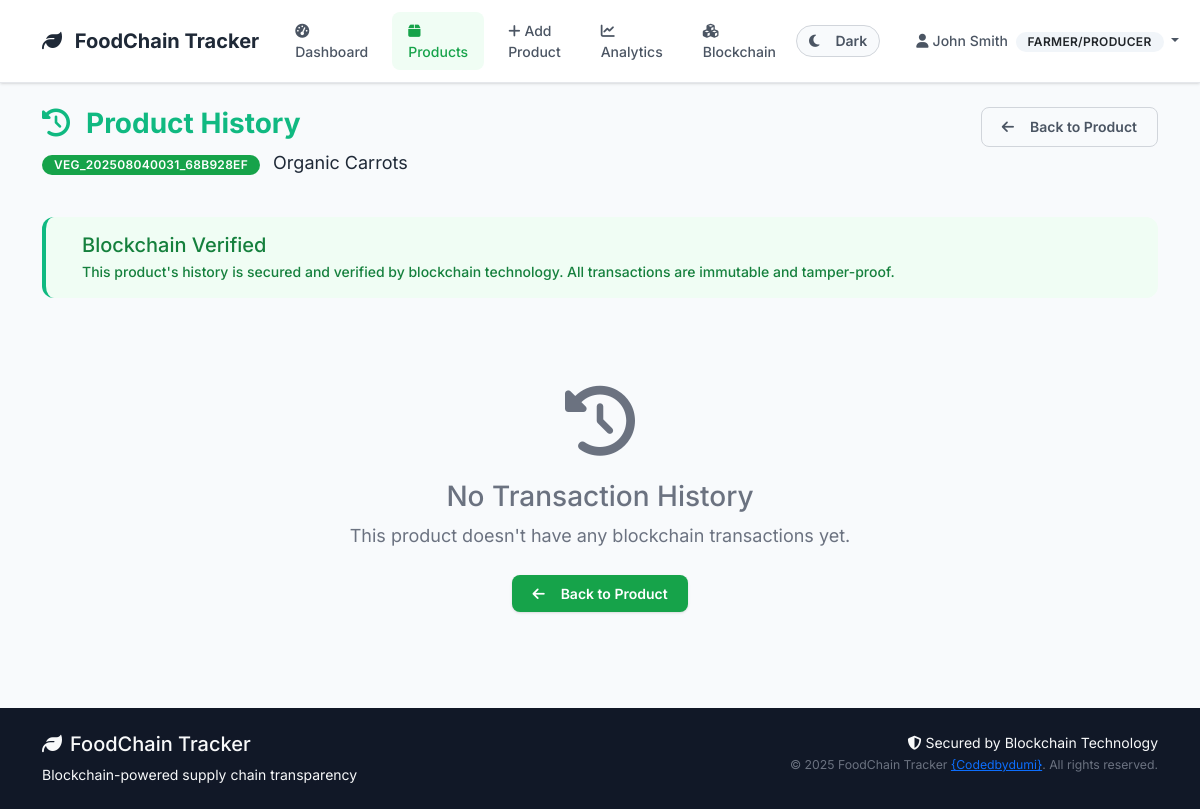
/products/12/history (signed in), run on the app's committed database.
### models/user.py (models this page shows, shortened)
class User(UserMixin, db.Model):
    __tablename__ = 'users'
    id = db.Column(db.Integer, primary_key=True)
    username = db.Column(db.String(80), unique=True, nullable=False)
    email = db.Column(db.String(120), unique=True, nullable=False)
    password_hash = db.Column(db.String(200), nullable=False)
    full_name = db.Column(db.String(100), nullable=False)
    phone = db.Column(db.String(20))
    address = db.Column(db.Text)
    role = db.Column(db.String(20), nullable=False)  # 'farmer', 'distributor', 'retailer', 'inspector'
    company_name = db.Column(db.String(100))
    license_number = db.Column(db.String(50))  # Business license or certification
    is_active = db.Column(db.Boolean, default=True)
    is_verified = db.Column(db.Boolean, default=False)  # For business verification
    created_at = db.Column(db.DateTime, default=datetime.utcnow)
    last_login = db.Column(db.DateTime)
    products_created = db.relationship('Product', foreign_keys='Product.created_by',
                                     backref='creator', lazy='dynamic')
    sent_transactions = db.relationship('Transaction', foreign_keys='Transaction.from_user_id',
                                      backref='sender', lazy='dynamic')
    received_transactions = db.relationship('Transaction', foreign_keys='Transaction.to_user_id',
                                          backref='receiver', lazy='dynamic')
    def get_role_display(self):
        role_names = {
            'farmer': 'Farmer/Producer',
            'distributor': 'Distributor',
            'retailer': 'Retailer',
            'inspector': 'Inspector'
        }
        return role_names.get(self.role, self.role.title())
    def can_create_products(self):
        return self.role == 'farmer'

### models/product.py (models this page shows, shortened)
class Product(db.Model):
    __tablename__ = 'products'
    id = db.Column(db.Integer, primary_key=True)
    batch_id = db.Column(db.String(50), unique=True, nullable=False)
    name = db.Column(db.String(100), nullable=False)
    category = db.Column(db.String(50), nullable=False)  # 'vegetables', 'fruits', 'grains', etc.
    description = db.Column(db.Text)
    quantity = db.Column(db.Float, nullable=False)  # Amount of product
    unit = db.Column(db.String(20), nullable=False)  # 'kg', 'tons', 'boxes', etc.
    quality_grade = db.Column(db.String(10))  # 'A', 'B', 'C', or custom grading
    quality_score = db.Column(db.Integer)  # 0-100 quality score
    origin_location = db.Column(db.String(200))  # Where product was produced
    harvest_date = db.Column(db.Date)
    expiry_date = db.Column(db.Date)
    current_location = db.Column(db.String(200))
    status = db.Column(db.String(50), default='created')  # 'created', 'in_transit', 'delivered', 'expired'
    temperature = db.Column(db.Float)  # Celsius
    humidity = db.Column(db.Float)     # Percentage
    pressure = db.Column(db.Float)     # For certain products
    created_by = db.Column(db.Integer, db.ForeignKey('users.id'), nullable=False)
    current_owner_id = db.Column(db.Integer, db.ForeignKey('users.id'), nullable=False)
    created_at = db.Column(db.DateTime, default=datetime.utcnow)
    updated_at = db.Column(db.DateTime, default=datetime.utcnow, onupdate=datetime.utcnow)
    current_owner = db.relationship('User', foreign_keys=[current_owner_id], backref='owned_products')
    transactions = db.relationship('Transaction', backref='product', lazy='dynamic', cascade='all, delete-orphan')
    def get_transaction_history(self):
        from models.blockchain import Transaction  # Add this import
        return self.transactions.order_by(Transaction.timestamp.desc()).all()

### routes/products.py (the view, shortened to what this page needs)
@products_bp.route('/<int:id>/history')
@login_required
def product_history(id):
    product = Product.query.get_or_404(id)
    blockchain_history = food_chain_blockchain.get_product_history(product.id)
    db_transactions = {
        tx.transaction_id: tx for tx in product.get_transaction_history()
    }
    complete_history = []
    return render_template('products/history.html',
                         product=product,
                         history=complete_history)

### templates/products/history.html (shortened to what this page needs)
{% extends "base.html" %}
{% block content %}
<div class="row mb-4">
    <div class="col-md-8">
        <h1 class="display-6 fw-bold text-success">
            <i class="fas fa-history me-3"></i>Product History
        </h1>
        <p class="lead">
            <span class="badge bg-primary me-2">{{ product.batch_id }}</span>
            {{ product.name }}
        </p>
    </div>
    <div class="col-md-4 text-end">
        <a href="{{ url_for('products.view_product', id=product.id) }}" class="btn btn-outline-secondary">
            <i class="fas fa-arrow-left me-2"></i>Back to Product
        </a>
    </div>
</div>
<div class="row mb-4">
    <div class="col-12">
        <div class="alert alert-success">
            <div class="d-flex align-items-center">
                <div>
                    <h5 class="alert-heading mb-1">Blockchain Verified</h5>
                    <p class="mb-0">This product's history is secured and verified by blockchain technology. All transactions are immutable and tamper-proof.</p>
                </div>
            </div>
        </div>
    </div>
</div>
{% if history %}
    <div class="row">
        <div class="col-12">
            <div class="card shadow">
                <div class="card-header bg-primary text-white">
                    <h5 class="mb-0">
                        <i class="fas fa-list me-2"></i>Complete Transaction History
                        <span class="badge bg-light text-dark ms-2">{{ history|length }} transactions</span>
                    </h5>
                </div>
                <div class="card-body p-0">
                    <div class="table-responsive">
                        <table class="table table-hover mb-0">
                            <thead class="table-light">
                                <tr>
                                    <th>Block #</th>
                                    <th>Type</th>
                                    <th>From</th>
                                    <th>To</th>
                                    <th>Location</th>
                                    <th>Environmental</th>
                                    <th>Date</th>
                                    <th>Verification</th>
                                </tr>
                            </thead>
                            <tbody>
                                {% for item in history %}
                                    <tr>
                                        <td>
                                            <span class="badge bg-dark">{{ item.block_index }}</span>
                                        </td>
                                        <td>
                                            <span class="badge bg-{{ 'success' if item.blockchain_data.transaction_type == 'create' else 'primary' if item.blockchain_data.transaction_type == 'transfer' else 'info' }}">
                                                {{ item.blockchain_data.transaction_type.title() }}
                                            </span>
                                        </td>
                                        <td>
                                            {% if item.database_data and item.database_data.sender %}
                                                {{ item.database_data.sender.full_name }}
                                                <br><small class="text-muted">{{ item.database_data.sender.get_role_display() }}</small>
                                            {% else %}
                                                <span class="text-muted">System</span>
                                            {% endif %}
                                        </td>
                                        <td>
                                            {% if item.database_data and item.database_data.receiver %}
                                                {{ item.database_data.receiver.full_name }}
                                                <br><small class="text-muted">{{ item.database_data.receiver.get_role_display() }}</small>
                                            {% else %}
                                                <span class="text-muted">System</span>
                                            {% endif %}
                                        </td>
                                        <td>
                                            {% if item.blockchain_data.location %}
                                                <i class="fas fa-map-marker-alt text-success me-1"></i>
                                                {{ item.blockchain_data.location }}
                                                {% if item.blockchain_data.latitude and item.blockchain_data.longitude %}
                                                    <br><small class="text-muted">
                                                        {{ "%.4f"|format(item.blockchain_data.latitude) }},
                                                        {{ "%.4f"|format(item.blockchain_data.longitude) }}
                                                    </small>
                                                {% endif %}
                                            {% else %}
                                                <span class="text-muted">Not specified</span>
                                            {% endif %}
                                        </td>
                                        <td>
                                            {% if item.blockchain_data.temperature is not none %}
                                                <i class="fas fa-thermometer-half text-danger me-1"></i>
                                                {{ item.blockchain_data.temperature }}°C
                                            {% endif %}
                                            {% if item.blockchain_data.humidity is not none %}
                                                <br><i class="fas fa-tint text-info me-1"></i>
                                                {{ item.blockchain_data.humidity }}%
                                            {% endif %}
                                            {% if item.blockchain_data.temperature is none and item.blockchain_data.humidity is none %}
                                                <span class="text-muted">No data</span>
                                            {% endif %}
                                        </td>
                                        <td>
                                            {{ item.timestamp[:19] if item.timestamp else 'Unknown' }}
                                        </td>
                                        <td>
                                            <div class="d-flex align-items-center">
                                                <i class="fas fa-check-circle text-success me-2"></i>
                                                <div>
                                                    <small class="text-success fw-bold">Verified</small>
                                                    <br><small class="text-muted">Block Hash:</small>
                                                    <br><code class="small">{{ item.block_hash[:16] }}...</code>
                                                </div>
                                            </div>
                                        </td>
                                    </tr>
                                {% endfor %}
                            </tbody>
                        </table>
                    </div>
                </div>
            </div>
        </div>
    </div>
{% else %}
    <div class="text-center py-5">
        <i class="fas fa-history fa-5x text-muted mb-4"></i>
        <h3 class="text-muted">No Transaction History</h3>
        <p class="lead text-muted mb-4">
            This product doesn't have any blockchain transactions yet.
        </p>
        <a href="{{ url_for('products.view_product', id=product.id) }}" class="btn btn-primary">
            <i class="fas fa-arrow-left me-2"></i>Back to Product
        </a>
    </div>
{% endif %}
{% endblock %}

### templates/base.html (shortened to what this page needs)
<!DOCTYPE html>
<html lang="en">
<head>
    <link href="https://cdn.jsdelivr.net/npm/bootstrap@5.3.0/dist/css/bootstrap.min.css" rel="stylesheet">
    <link href="https://cdnjs.cloudflare.com/ajax/libs/font-awesome/6.4.0/css/all.min.css" rel="stylesheet">
    <link href="{{ url_for('static', filename='css/style.css') }}" rel="stylesheet">
</head>
<body>
    <nav class="navbar navbar-expand-lg navbar-light bg-white">
        <div class="container">
            <a class="navbar-brand" href="{{ url_for('index') }}">
                <i class="fas fa-leaf me-2"></i>
                FoodChain Tracker
            </a>
            <div class="collapse navbar-collapse" id="navbarNav">
                <ul class="navbar-nav me-auto">
                    {% if current_user.is_authenticated %}
                        <li class="nav-item">
                            <a class="nav-link" href="{{ url_for('dashboard.main') }}">
                                <i class="fas fa-tachometer-alt me-1"></i>Dashboard
                            </a>
                        </li>
                        <li class="nav-item">
                            <a class="nav-link" href="{{ url_for('products.list_products') }}">
                                <i class="fas fa-box me-1"></i>Products
                            </a>
                        </li>
                        {% if current_user.can_create_products() %}
                        <li class="nav-item">
                            <a class="nav-link" href="{{ url_for('products.add_product') }}">
                                <i class="fas fa-plus me-1"></i>Add Product
                            </a>
                        </li>
                        {% endif %}
                        <li class="nav-item">
                            <a class="nav-link" href="{{ url_for('analytics.dashboard') }}">
                                <i class="fas fa-chart-line me-1"></i>Analytics
                            </a>
                        </li>
                        <li class="nav-item">
                            <a class="nav-link" href="{{ url_for('blockchain.explorer') }}">
                                <i class="fas fa-cubes me-1"></i>Blockchain
                            </a>
                        </li>
                    {% endif %}
                </ul>
                <ul class="navbar-nav me-3">
                    <li class="nav-item">
                        <button class="btn btn-outline-secondary btn-sm theme-toggle" id="themeToggle" type="button">
                            <i class="fas fa-moon" id="themeIcon"></i>
                            <span class="ms-2 d-none d-md-inline" id="themeText">Dark</span>
                        </button>
                    </li>
                </ul>
                <ul class="navbar-nav">
                    {% if current_user.is_authenticated %}
                        <li class="nav-item dropdown">
                            <a class="nav-link dropdown-toggle" href="#" id="navbarDropdown" role="button" data-bs-toggle="dropdown">
                                <i class="fas fa-user me-1"></i>{{ current_user.full_name }}
                                <span class="badge bg-light text-dark ms-1">{{ current_user.get_role_display() }}</span>
                            </a>
                        </li>
                    {% endif %}
                </ul>
            </div>
        </div>
    </nav>
    <main class="container my-4">
        {% block content %}{% endblock %}
    </main>
    <footer class="bg-dark text-light py-4 mt-5">
        <div class="container">
            <div class="row">
                <div class="col-md-6">
                    <h5><i class="fas fa-leaf me-2"></i>FoodChain Tracker</h5>
                    <p class="mb-0">Blockchain-powered supply chain transparency</p>
                </div>
                <div class="col-md-6 text-md-end">
                    <p class="mb-0">
                        <i class="fas fa-shield-alt me-1"></i>Secured by Blockchain Technology
                    </p>
                    <small class="text-muted">© 2025 FoodChain Tracker <a href="https://github.com/codedbydumi">{Codedbydumi}</a>. All rights reserved.</small>
                </div>
            </div>
        </div>
    </footer>
</body>
</html>

### data on the page
User: full_name "John Smith", role "FARMER/PRODUCER"
Product: batch_id "VEG_202508040031_68B928EF", name "Organic Carrots"
